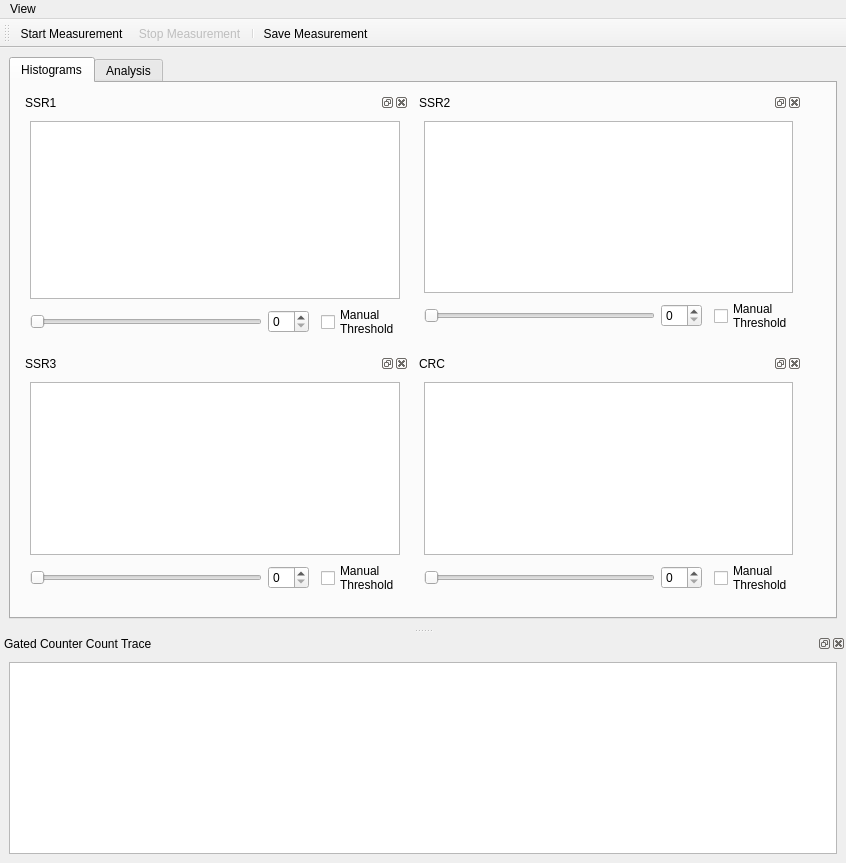
<?xml version="1.0" encoding="UTF-8"?>
<ui version="4.0">
 <class>MainWindow</class>
 <widget class="QMainWindow" name="MainWindow">
  <property name="geometry">
   <rect>
    <x>0</x>
    <y>0</y>
    <width>846</width>
    <height>863</height>
   </rect>
  </property>
  <property name="windowTitle">
   <string>qudi: Gated Counter</string>
  </property>
  <property name="layoutDirection">
   <enum>Qt::LeftToRight</enum>
  </property>
  <widget class="QWidget" name="centralwidget">
   <layout class="QGridLayout" name="gridLayout_2">
    <item row="0" column="0">
     <widget class="QTabWidget" name="tabWidget">
      <property name="currentIndex">
       <number>0</number>
      </property>
      <widget class="QWidget" name="tab_2">
       <attribute name="title">
        <string>Histograms</string>
       </attribute>
       <widget class="QWidget" name="gridLayoutWidget">
        <property name="geometry">
         <rect>
          <x>10</x>
          <y>10</y>
          <width>781</width>
          <height>511</height>
         </rect>
        </property>
        <layout class="QGridLayout" name="gridLayout_16">
         <item row="0" column="0" rowspan="2">
          <widget class="QDockWidget" name="histogram_DockWidget_2">
           <property name="sizePolicy">
            <sizepolicy hsizetype="Preferred" vsizetype="Expanding">
             <horstretch>0</horstretch>
             <verstretch>0</verstretch>
            </sizepolicy>
           </property>
           <property name="layoutDirection">
            <enum>Qt::LeftToRight</enum>
           </property>
           <property name="floating">
            <bool>false</bool>
           </property>
           <property name="features">
            <set>QDockWidget::AllDockWidgetFeatures</set>
           </property>
           <property name="allowedAreas">
            <set>Qt::RightDockWidgetArea</set>
           </property>
           <property name="windowTitle">
            <string>SSR1</string>
           </property>
           <widget class="QWidget" name="dockWidgetContents_6">
            <layout class="QGridLayout" name="gridLayout_10">
             <item row="0" column="0">
              <layout class="QGridLayout" name="gridLayout_11">
               <item row="0" column="0" colspan="4">
                <widget class="PlotWidget" name="histogram_PlotWidget_2">
                 <property name="sizePolicy">
                  <sizepolicy hsizetype="Expanding" vsizetype="Preferred">
                   <horstretch>0</horstretch>
                   <verstretch>0</verstretch>
                  </sizepolicy>
                 </property>
                </widget>
               </item>
               <item row="1" column="3">
                <widget class="QCheckBox" name="checkBox_2">
                 <property name="text">
                  <string>Manual
Threshold</string>
                 </property>
                </widget>
               </item>
               <item row="1" column="1">
                <widget class="QSpinBox" name="hist_bins_SpinBox_2"/>
               </item>
               <item row="1" column="0">
                <widget class="QSlider" name="hist_bins_Slider_2">
                 <property name="toolTip">
                  <string>&lt;html&gt;&lt;head/&gt;&lt;body&gt;&lt;p&gt;Set the amout of bins which are&lt;br/&gt;summed together to obtain a &lt;br/&gt;point  (as the summed value) in the &lt;br/&gt;histogram.&lt;/p&gt;&lt;/body&gt;&lt;/html&gt;</string>
                 </property>
                 <property name="orientation">
                  <enum>Qt::Horizontal</enum>
                 </property>
                </widget>
               </item>
              </layout>
             </item>
            </layout>
           </widget>
          </widget>
         </item>
         <item row="0" column="1">
          <widget class="QDockWidget" name="histogram_DockWidget_3">
           <property name="sizePolicy">
            <sizepolicy hsizetype="Preferred" vsizetype="Expanding">
             <horstretch>0</horstretch>
             <verstretch>0</verstretch>
            </sizepolicy>
           </property>
           <property name="layoutDirection">
            <enum>Qt::LeftToRight</enum>
           </property>
           <property name="floating">
            <bool>false</bool>
           </property>
           <property name="features">
            <set>QDockWidget::AllDockWidgetFeatures</set>
           </property>
           <property name="allowedAreas">
            <set>Qt::RightDockWidgetArea</set>
           </property>
           <property name="windowTitle">
            <string>SSR2</string>
           </property>
           <widget class="QWidget" name="dockWidgetContents_7">
            <layout class="QGridLayout" name="gridLayout_12">
             <item row="0" column="0">
              <layout class="QGridLayout" name="gridLayout_13">
               <item row="1" column="1">
                <widget class="QSpinBox" name="hist_bins_SpinBox_3"/>
               </item>
               <item row="1" column="0">
                <widget class="QSlider" name="hist_bins_Slider_3">
                 <property name="toolTip">
                  <string>&lt;html&gt;&lt;head/&gt;&lt;body&gt;&lt;p&gt;Set the amout of bins which are&lt;br/&gt;summed together to obtain a &lt;br/&gt;point  (as the summed value) in the &lt;br/&gt;histogram.&lt;/p&gt;&lt;/body&gt;&lt;/html&gt;</string>
                 </property>
                 <property name="orientation">
                  <enum>Qt::Horizontal</enum>
                 </property>
                </widget>
               </item>
               <item row="1" column="3">
                <widget class="QCheckBox" name="checkBox_3">
                 <property name="text">
                  <string>Manual
Threshold</string>
                 </property>
                </widget>
               </item>
               <item row="0" column="0" colspan="4">
                <widget class="PlotWidget" name="histogram_PlotWidget_3">
                 <property name="sizePolicy">
                  <sizepolicy hsizetype="Expanding" vsizetype="Preferred">
                   <horstretch>0</horstretch>
                   <verstretch>0</verstretch>
                  </sizepolicy>
                 </property>
                </widget>
               </item>
              </layout>
             </item>
            </layout>
           </widget>
          </widget>
         </item>
         <item row="2" column="0">
          <widget class="QDockWidget" name="histogram_DockWidget_5">
           <property name="sizePolicy">
            <sizepolicy hsizetype="Preferred" vsizetype="Expanding">
             <horstretch>0</horstretch>
             <verstretch>0</verstretch>
            </sizepolicy>
           </property>
           <property name="layoutDirection">
            <enum>Qt::LeftToRight</enum>
           </property>
           <property name="floating">
            <bool>false</bool>
           </property>
           <property name="features">
            <set>QDockWidget::AllDockWidgetFeatures</set>
           </property>
           <property name="allowedAreas">
            <set>Qt::RightDockWidgetArea</set>
           </property>
           <property name="windowTitle">
            <string>SSR3</string>
           </property>
           <widget class="QWidget" name="dockWidgetContents_9">
            <layout class="QGridLayout" name="gridLayout_17">
             <item row="0" column="0">
              <layout class="QGridLayout" name="gridLayout_18">
               <item row="1" column="1">
                <widget class="QSpinBox" name="hist_bins_SpinBox_5"/>
               </item>
               <item row="1" column="0">
                <widget class="QSlider" name="hist_bins_Slider_5">
                 <property name="toolTip">
                  <string>&lt;html&gt;&lt;head/&gt;&lt;body&gt;&lt;p&gt;Set the amout of bins which are&lt;br/&gt;summed together to obtain a &lt;br/&gt;point  (as the summed value) in the &lt;br/&gt;histogram.&lt;/p&gt;&lt;/body&gt;&lt;/html&gt;</string>
                 </property>
                 <property name="orientation">
                  <enum>Qt::Horizontal</enum>
                 </property>
                </widget>
               </item>
               <item row="1" column="3">
                <widget class="QCheckBox" name="checkBox_5">
                 <property name="text">
                  <string>Manual
Threshold</string>
                 </property>
                </widget>
               </item>
               <item row="0" column="0" colspan="4">
                <widget class="PlotWidget" name="histogram_PlotWidget_5">
                 <property name="sizePolicy">
                  <sizepolicy hsizetype="Expanding" vsizetype="Preferred">
                   <horstretch>0</horstretch>
                   <verstretch>0</verstretch>
                  </sizepolicy>
                 </property>
                </widget>
               </item>
              </layout>
             </item>
            </layout>
           </widget>
          </widget>
         </item>
         <item row="2" column="1">
          <widget class="QDockWidget" name="histogram_DockWidget_4">
           <property name="sizePolicy">
            <sizepolicy hsizetype="Preferred" vsizetype="Expanding">
             <horstretch>0</horstretch>
             <verstretch>0</verstretch>
            </sizepolicy>
           </property>
           <property name="layoutDirection">
            <enum>Qt::LeftToRight</enum>
           </property>
           <property name="floating">
            <bool>false</bool>
           </property>
           <property name="features">
            <set>QDockWidget::AllDockWidgetFeatures</set>
           </property>
           <property name="allowedAreas">
            <set>Qt::RightDockWidgetArea</set>
           </property>
           <property name="windowTitle">
            <string>CRC</string>
           </property>
           <widget class="QWidget" name="dockWidgetContents_8">
            <layout class="QGridLayout" name="gridLayout_14">
             <item row="0" column="0">
              <layout class="QGridLayout" name="gridLayout_15">
               <item row="1" column="1">
                <widget class="QSpinBox" name="hist_bins_SpinBox_4"/>
               </item>
               <item row="1" column="0">
                <widget class="QSlider" name="hist_bins_Slider_4">
                 <property name="toolTip">
                  <string>&lt;html&gt;&lt;head/&gt;&lt;body&gt;&lt;p&gt;Set the amout of bins which are&lt;br/&gt;summed together to obtain a &lt;br/&gt;point  (as the summed value) in the &lt;br/&gt;histogram.&lt;/p&gt;&lt;/body&gt;&lt;/html&gt;</string>
                 </property>
                 <property name="orientation">
                  <enum>Qt::Horizontal</enum>
                 </property>
                </widget>
               </item>
               <item row="1" column="3">
                <widget class="QCheckBox" name="checkBox_4">
                 <property name="text">
                  <string>Manual
Threshold</string>
                 </property>
                </widget>
               </item>
               <item row="0" column="0" colspan="4">
                <widget class="PlotWidget" name="histogram_PlotWidget_4">
                 <property name="sizePolicy">
                  <sizepolicy hsizetype="Expanding" vsizetype="Preferred">
                   <horstretch>0</horstretch>
                   <verstretch>0</verstretch>
                  </sizepolicy>
                 </property>
                </widget>
               </item>
              </layout>
             </item>
            </layout>
           </widget>
          </widget>
         </item>
        </layout>
       </widget>
      </widget>
      <widget class="QWidget" name="tab">
       <attribute name="title">
        <string>Analysis</string>
       </attribute>
       <widget class="QDockWidget" name="control_param_DockWidget_2">
        <property name="enabled">
         <bool>true</bool>
        </property>
        <property name="geometry">
         <rect>
          <x>10</x>
          <y>10</y>
          <width>499</width>
          <height>500</height>
         </rect>
        </property>
        <property name="sizePolicy">
         <sizepolicy hsizetype="Preferred" vsizetype="Minimum">
          <horstretch>0</horstretch>
          <verstretch>0</verstretch>
         </sizepolicy>
        </property>
        <property name="allowedAreas">
         <set>Qt::AllDockWidgetAreas</set>
        </property>
        <property name="windowTitle">
         <string>Control Parameter</string>
        </property>
        <widget class="QWidget" name="dockWidgetContents_5">
         <layout class="QGridLayout" name="gridLayout_8">
          <item row="0" column="0">
           <layout class="QGridLayout" name="gridLayout_9">
            <property name="sizeConstraint">
             <enum>QLayout::SetMinimumSize</enum>
            </property>
            <property name="spacing">
             <number>6</number>
            </property>
            <item row="2" column="1">
             <widget class="QSpinBox" name="count_per_readout_SpinBox_2">
              <property name="toolTip">
               <string>&lt;html&gt;&lt;head/&gt;&lt;body&gt;&lt;p&gt;Specify how many counts are read out&lt;br/&gt;at once per readout request to the &lt;br/&gt;hardware.&lt;br/&gt;This number won't affect the structure&lt;br/&gt;of the obtained data. With a higher &lt;br/&gt;number you will solely reduce the&lt;br/&gt;workload for the PC, since you descrease&lt;br/&gt;the readout processes per time.&lt;/p&gt;&lt;/body&gt;&lt;/html&gt;</string>
              </property>
              <property name="maximum">
               <number>1000000</number>
              </property>
              <property name="value">
               <number>20</number>
              </property>
             </widget>
            </item>
            <item row="0" column="4">
             <widget class="QComboBox" name="fit_methods_ComboBox_2"/>
            </item>
            <item row="0" column="2">
             <widget class="QLabel" name="label_7">
              <property name="text">
               <string>Fit Parameters</string>
              </property>
             </widget>
            </item>
            <item row="0" column="3">
             <widget class="QPushButton" name="fit_PushButton_2">
              <property name="enabled">
               <bool>true</bool>
              </property>
              <property name="text">
               <string>Fit</string>
              </property>
             </widget>
            </item>
            <item row="5" column="0">
             <widget class="QLabel" name="label_8">
              <property name="text">
               <string>Spin flip prob.</string>
              </property>
             </widget>
            </item>
            <item row="2" column="0">
             <widget class="QLabel" name="label_9">
              <property name="text">
               <string>Count per Readout (#)</string>
              </property>
             </widget>
            </item>
            <item row="3" column="0">
             <widget class="QLabel" name="label_10">
              <property name="text">
               <string>Filetag</string>
              </property>
             </widget>
            </item>
            <item row="1" column="0">
             <widget class="QLabel" name="label_11">
              <property name="sizePolicy">
               <sizepolicy hsizetype="Maximum" vsizetype="Preferred">
                <horstretch>0</horstretch>
                <verstretch>0</verstretch>
               </sizepolicy>
              </property>
              <property name="text">
               <string>Countlength (#)</string>
              </property>
             </widget>
            </item>
            <item row="3" column="1">
             <widget class="QLineEdit" name="filetag_LineEdit_2">
              <property name="maximumSize">
               <size>
                <width>100</width>
                <height>16777215</height>
               </size>
              </property>
              <property name="toolTip">
               <string>&lt;html&gt;&lt;head/&gt;&lt;body&gt;&lt;p&gt;Enter the descriptive name for this&lt;br/&gt;measurement. The file will be saved with &lt;br/&gt;a date and timestamp prefix and the&lt;br/&gt;descriptive name will be append to that&lt;br/&gt;string.&lt;/p&gt;&lt;/body&gt;&lt;/html&gt;</string>
              </property>
             </widget>
            </item>
            <item row="1" column="1">
             <widget class="QSpinBox" name="count_length_SpinBox_2">
              <property name="sizePolicy">
               <sizepolicy hsizetype="Fixed" vsizetype="Fixed">
                <horstretch>0</horstretch>
                <verstretch>0</verstretch>
               </sizepolicy>
              </property>
              <property name="minimumSize">
               <size>
                <width>100</width>
                <height>0</height>
               </size>
              </property>
              <property name="toolTip">
               <string>&lt;html&gt;&lt;head/&gt;&lt;body&gt;&lt;p&gt;Maximal reserved bufferlength&lt;br/&gt;on the gated counting hardware.&lt;/p&gt;&lt;/body&gt;&lt;/html&gt;</string>
              </property>
              <property name="maximum">
               <number>1000000</number>
              </property>
              <property name="value">
               <number>200</number>
              </property>
             </widget>
            </item>
            <item row="5" column="2">
             <widget class="QLabel" name="label_12">
              <property name="maximumSize">
               <size>
                <width>100</width>
                <height>16777215</height>
               </size>
              </property>
              <property name="text">
               <string>Fidelity (left/rigth)</string>
              </property>
             </widget>
            </item>
            <item row="5" column="3">
             <widget class="QDoubleSpinBox" name="fidelity_left_DSpinBox_2">
              <property name="maximumSize">
               <size>
                <width>100</width>
                <height>16777215</height>
               </size>
              </property>
              <property name="readOnly">
               <bool>true</bool>
              </property>
              <property name="buttonSymbols">
               <enum>QAbstractSpinBox::NoButtons</enum>
              </property>
             </widget>
            </item>
            <item row="5" column="4">
             <widget class="QDoubleSpinBox" name="fidelity_right_DSpinBox_2">
              <property name="maximumSize">
               <size>
                <width>100</width>
                <height>16777215</height>
               </size>
              </property>
              <property name="readOnly">
               <bool>true</bool>
              </property>
              <property name="buttonSymbols">
               <enum>QAbstractSpinBox::NoButtons</enum>
              </property>
             </widget>
            </item>
            <item row="1" column="2" rowspan="4" colspan="3">
             <widget class="QTextEdit" name="fit_param_TextEdit_2">
              <property name="sizePolicy">
               <sizepolicy hsizetype="MinimumExpanding" vsizetype="Expanding">
                <horstretch>0</horstretch>
                <verstretch>0</verstretch>
               </sizepolicy>
              </property>
              <property name="minimumSize">
               <size>
                <width>0</width>
                <height>90</height>
               </size>
              </property>
             </widget>
            </item>
            <item row="5" column="1">
             <widget class="QDoubleSpinBox" name="spin_flip_prob_DSpinBox_2">
              <property name="enabled">
               <bool>true</bool>
              </property>
              <property name="maximumSize">
               <size>
                <width>100</width>
                <height>16777215</height>
               </size>
              </property>
              <property name="autoFillBackground">
               <bool>false</bool>
              </property>
              <property name="readOnly">
               <bool>true</bool>
              </property>
              <property name="buttonSymbols">
               <enum>QAbstractSpinBox::NoButtons</enum>
              </property>
             </widget>
            </item>
           </layout>
          </item>
         </layout>
        </widget>
       </widget>
      </widget>
     </widget>
    </item>
   </layout>
  </widget>
  <widget class="QMenuBar" name="menubar">
   <property name="geometry">
    <rect>
     <x>0</x>
     <y>0</y>
     <width>846</width>
     <height>21</height>
    </rect>
   </property>
   <widget class="QMenu" name="menuView">
    <property name="title">
     <string>View</string>
    </property>
    <addaction name="actionRestore_Default"/>
    <addaction name="actionClose"/>
   </widget>
   <addaction name="menuView"/>
  </widget>
  <widget class="QToolBar" name="toolBar">
   <property name="enabled">
    <bool>true</bool>
   </property>
   <property name="windowTitle">
    <string>toolBar</string>
   </property>
   <attribute name="toolBarArea">
    <enum>TopToolBarArea</enum>
   </attribute>
   <attribute name="toolBarBreak">
    <bool>false</bool>
   </attribute>
   <addaction name="start_counter_Action"/>
   <addaction name="stop_counter_Action"/>
   <addaction name="separator"/>
   <addaction name="save_measurement_Action"/>
  </widget>
  <widget class="QDockWidget" name="count_trace_DockWidget">
   <property name="sizePolicy">
    <sizepolicy hsizetype="Preferred" vsizetype="Expanding">
     <horstretch>0</horstretch>
     <verstretch>0</verstretch>
    </sizepolicy>
   </property>
   <property name="minimumSize">
    <size>
     <width>117</width>
     <height>140</height>
    </size>
   </property>
   <property name="windowTitle">
    <string>Gated Counter Count Trace</string>
   </property>
   <attribute name="dockWidgetArea">
    <number>8</number>
   </attribute>
   <widget class="QWidget" name="dockWidgetContents_2">
    <layout class="QGridLayout" name="gridLayout_5">
     <item row="0" column="0">
      <layout class="QGridLayout" name="gridLayout_3">
       <item row="1" column="0">
        <widget class="PlotWidget" name="gated_count_trace_PlotWidget">
         <property name="sizePolicy">
          <sizepolicy hsizetype="Expanding" vsizetype="Preferred">
           <horstretch>0</horstretch>
           <verstretch>0</verstretch>
          </sizepolicy>
         </property>
        </widget>
       </item>
      </layout>
     </item>
    </layout>
   </widget>
  </widget>
  <action name="start_counter_Action">
   <property name="icon">
    <iconset>
     <normaloff>../../artwork/icons/qudiTheme/22x22/start-counter.png</normaloff>../../artwork/icons/qudiTheme/22x22/start-counter.png</iconset>
   </property>
   <property name="text">
    <string>Start Measurement</string>
   </property>
   <property name="toolTip">
    <string>Start Gated Counter Measurement</string>
   </property>
  </action>
  <action name="stop_counter_Action">
   <property name="enabled">
    <bool>false</bool>
   </property>
   <property name="icon">
    <iconset>
     <normaloff>../../artwork/icons/qudiTheme/22x22/stop-counter.png</normaloff>../../artwork/icons/qudiTheme/22x22/stop-counter.png</iconset>
   </property>
   <property name="text">
    <string>Stop Measurement</string>
   </property>
   <property name="toolTip">
    <string>Stop the Gated Counter Measurement</string>
   </property>
  </action>
  <action name="action_continue_measurement">
   <property name="icon">
    <iconset>
     <normaloff>../../artwork/icons/qudiTheme/36x36/play_resume_36x36.png</normaloff>../../artwork/icons/qudiTheme/36x36/play_resume_36x36.png</iconset>
   </property>
   <property name="text">
    <string>Continue Measurement</string>
   </property>
   <property name="toolTip">
    <string>Continue Gated Counter Measurement</string>
   </property>
  </action>
  <action name="save_measurement_Action">
   <property name="icon">
    <iconset>
     <normaloff>../../artwork/icons/oxygen/22x22/document-save.png</normaloff>../../artwork/icons/oxygen/22x22/document-save.png</iconset>
   </property>
   <property name="text">
    <string>Save Measurement</string>
   </property>
   <property name="toolTip">
    <string>Save the Measurement to File</string>
   </property>
  </action>
  <action name="actionRestore_Default">
   <property name="text">
    <string>Restore Default</string>
   </property>
  </action>
  <action name="actionClose">
   <property name="icon">
    <iconset>
     <normaloff>../../artwork/icons/oxygen/22x22/application-exit.png</normaloff>../../artwork/icons/oxygen/22x22/application-exit.png</iconset>
   </property>
   <property name="text">
    <string>Close</string>
   </property>
  </action>
 </widget>
 <customwidgets>
  <customwidget>
   <class>PlotWidget</class>
   <extends>QGraphicsView</extends>
   <header>pyqtgraph</header>
  </customwidget>
 </customwidgets>
 <resources/>
 <connections>
  <connection>
   <sender>actionClose</sender>
   <signal>triggered()</signal>
   <receiver>MainWindow</receiver>
   <slot>close()</slot>
   <hints>
    <hint type="sourcelabel">
     <x>-1</x>
     <y>-1</y>
    </hint>
    <hint type="destinationlabel">
     <x>326</x>
     <y>205</y>
    </hint>
   </hints>
  </connection>
 </connections>
</ui>
